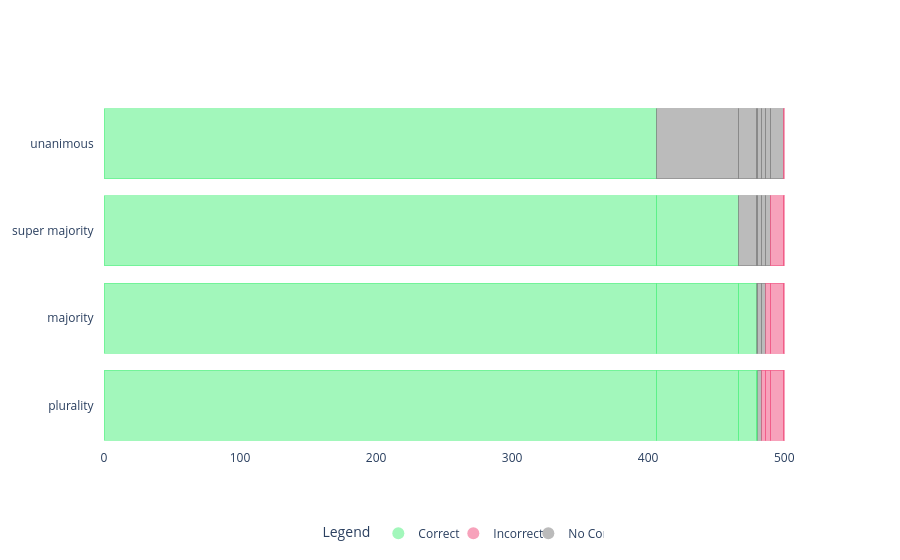

Source (notebook cell):
### Markdown cell above
Avg Pre

### Code cell
import plotly.graph_objects as go

# set plotly background to white
go.Layout(paper_bgcolor='rgba(0,0,0,0)', plot_bgcolor='rgba(0,0,0,0)')

# Combine all voting schemes into one list
voting_scheme = ['unanimous', 'super majority', 'majority', 'plurality']

# Values for each scheme
values_unanimous = [[406.0], [60.333333333333314], [13.666666666666686], [0.6666666666666856], [3.0], [2.6666666666666665], [3.3333333333333335], [9.666666666666666], [0.6666666666666661]]
values_super_majority = [[406.0], [60.333333333333314], [13.666666666666686], [0.6666666666666856], [3.0], [2.6666666666666665], [3.3333333333333335], [9.666666666666666], [0.6666666666666661]]
values_majority = [[406.0], [60.333333333333314], [13.666666666666686], [0.6666666666666856], [3.0], [2.6666666666666665], [3.3333333333333335], [9.666666666666666], [0.6666666666666661]]
values_plurality = [[406.0], [60.333333333333314], [13.666666666666686], [0.6666666666666856], [3.0], [2.6666666666666665], [3.3333333333333335], [9.666666666666666], [0.6666666666666661]]

labels = ['uc', 'sc', 'mc', 'pc', 'n', 'pic', 'mic', 'sic', 'uic']

# Colors for the schemes
h = 240
m = 120
l = 70
a = 0.5

green = f'rgba({l}, {h}, {m}, {a})'
gray = f'rgba({m}, {m}, {m}, {a})'
red = f'rgba({h}, {l}, {m}, {a})'

colors_unanimous = {'uc': green,
                    'sc': gray,
                    'mc': gray,
                    'pc': gray,
                    'n': gray,
                    'uic': red,
                    'sic': gray,
                    'mic': gray,
                    'pic': gray}

colors_super_majority = {'uc': green,
                         'sc': green,
                         'mc': gray,
                         'pc': gray,
                         'n': gray,
                         'uic': red,
                         'sic': red,
                         'mic': gray,
                         'pic': gray}

colors_majority = {'uc': green,
                         'sc': green,
                         'mc': green,
                         'pc': gray,
                         'n': gray,
                         'uic': red,
                         'sic': red,
                         'mic': red,
                         'pic': gray}

colors_plurality = {'uc': green,
                         'sc': green,
                         'mc': green,
                         'pc': green,
                         'n': gray,
                         'uic': red,
                         'sic': red,
                         'mic': red,
                         'pic': red}

# Create figure
fig = go.Figure()

# Add traces for 'plurality' voting scheme
for i, value in enumerate(values_plurality):
    fig.add_trace(go.Bar(
        y=['plurality   '],
        x=value,
        name=labels[i] + ' (plurality)',
        orientation='h',
        marker=dict(
            color=colors_plurality[labels[i]],
            line=dict(color=colors_plurality[labels[i]], width=1)  # Thinner line width
        ),
        showlegend=False  # Hide individual bar traces from the legend
    ))

# Add traces for 'majority' voting scheme
for i, value in enumerate(values_majority):
    fig.add_trace(go.Bar(
        y=['majority   '],
        x=value,
        name=labels[i] + ' (majority)',
        orientation='h',
        marker=dict(
            color=colors_majority[labels[i]],
            line=dict(color=colors_majority[labels[i]], width=1)  # Thinner line width
        ),
        showlegend=False  # Hide individual bar traces from the legend
    ))


# Add traces for 'super majority' voting scheme
for i, value in enumerate(values_super_majority):
    fig.add_trace(go.Bar(
        y=['super majority   '],
        x=value,
        name=labels[i] + ' (super majority)',
        orientation='h',
        marker=dict(
            color=colors_super_majority[labels[i]],
            line=dict(color=colors_super_majority[labels[i]], width=1)  # Thinner line width
        ),
        showlegend=False  # Hide individual bar traces from the legend
    ))

# Add traces for 'unanimous' voting scheme
for i, value in enumerate(values_unanimous):
    fig.add_trace(go.Bar(
        y=['unanimous   '],
        x=value,
        name=labels[i] + ' (unanimous)',
        orientation='h',
        marker=dict(
            color=colors_unanimous[labels[i]],
            line=dict(color=colors_unanimous[labels[i]], width=1)  # Thinner line width
        ),
        showlegend=False  # Hide individual bar traces from the legend
    ))

# Update layout for stacking bars and background, and simplified legend
fig.update_layout(
    plot_bgcolor='rgba(0,0,0,0)',
    paper_bgcolor='rgba(0,0,0,0)',
    title='Voting Scheme Validation for Post-Intervention All Features: Groundtruth Reports',
    title_x=0.5,  # Center the title
    barmode='stack',
    yaxis={'categoryorder': 'total ascending'},
    
    # Simplified legend
    legend=dict(
        title="Legend",
        itemsizing='constant',
        traceorder='normal',
        entrywidth=30,
        entrywidthmode='pixels',
        orientation='h',  # Horizontal legend to save space
        x=0.5,  # Position legend in the middle
        xanchor='center',  # Anchor at the center of the legend
        y=-0.2,  # Adjust vertical position
        yanchor='top'
    )
)

# Add custom legend manually (small, simple legend with 3 categories)
fig.add_trace(go.Scatter(
    x=[None],
    y=[None],
    mode='markers',
    marker=dict(size=10, color=green),
    showlegend=True,
    name='Correct'
))

fig.add_trace(go.Scatter(
    x=[None],
    y=[None],
    mode='markers',
    marker=dict(size=10, color=red),
    showlegend=True,
    name='Incorrect'
))

fig.add_trace(go.Scatter(
    x=[None],
    y=[None],
    mode='markers',
    marker=dict(size=10, color=gray),
    showlegend=True,
    name='No Consensus'
))

# Show the plot
fig.show()

### Figure 1 — Plotly figure (JSON) as saved in the notebook; plotly's stock layout.template omitted (floating-point values rounded to 4 significant figures)
{"data": [{"marker": {"color": "rgba(70, 240, 120, 0.5)", "line": {"color": "rgba(70, 240, 120, 0.5)", "width": 1}}, "name": "uc (plurality)", "orientation": "h", "showlegend": false, "type": "bar", "x": [406], "y": ["plurality   "]}, {"marker": {"color": "rgba(70, 240, 120, 0.5)", "line": {"color": "rgba(70, 240, 120, 0.5)", "width": 1}}, "name": "sc (plurality)", "orientation": "h", "showlegend": false, "type": "bar", "x": [60.33], "y": ["plurality   "]}, {"marker": {"color": "rgba(70, 240, 120, 0.5)", "line": {"color": "rgba(70, 240, 120, 0.5)", "width": 1}}, "name": "mc (plurality)", "orientation": "h", "showlegend": false, "type": "bar", "x": [13.67], "y": ["plurality   "]}, {"marker": {"color": "rgba(70, 240, 120, 0.5)", "line": {"color": "rgba(70, 240, 120, 0.5)", "width": 1}}, "name": "pc (plurality)", "orientation": "h", "showlegend": false, "type": "bar", "x": [0.6667], "y": ["plurality   "]}, {"marker": {"color": "rgba(120, 120, 120, 0.5)", "line": {"color": "rgba(120, 120, 120, 0.5)", "width": 1}}, "name": "n (plurality)", "orientation": "h", "showlegend": false, "type": "bar", "x": [3], "y": ["plurality   "]}, {"marker": {"color": "rgba(240, 70, 120, 0.5)", "line": {"color": "rgba(240, 70, 120, 0.5)", "width": 1}}, "name": "pic (plurality)", "orientation": "h", "showlegend": false, "type": "bar", "x": [2.667], "y": ["plurality   "]}, {"marker": {"color": "rgba(240, 70, 120, 0.5)", "line": {"color": "rgba(240, 70, 120, 0.5)", "width": 1}}, "name": "mic (plurality)", "orientation": "h", "showlegend": false, "type": "bar", "x": [3.333], "y": ["plurality   "]}, {"marker": {"color": "rgba(240, 70, 120, 0.5)", "line": {"color": "rgba(240, 70, 120, 0.5)", "width": 1}}, "name": "sic (plurality)", "orientation": "h", "showlegend": false, "type": "bar", "x": [9.667], "y": ["plurality   "]}, {"marker": {"color": "rgba(240, 70, 120, 0.5)", "line": {"color": "rgba(240, 70, 120, 0.5)", "width": 1}}, "name": "uic (plurality)", "orientation": "h", "showlegend": false, "type": "bar", "x": [0.6667], "y": ["plurality   "]}, {"marker": {"color": "rgba(70, 240, 120, 0.5)", "line": {"color": "rgba(70, 240, 120, 0.5)", "width": 1}}, "name": "uc (majority)", "orientation": "h", "showlegend": false, "type": "bar", "x": [406], "y": ["majority   "]}, {"marker": {"color": "rgba(70, 240, 120, 0.5)", "line": {"color": "rgba(70, 240, 120, 0.5)", "width": 1}}, "name": "sc (majority)", "orientation": "h", "showlegend": false, "type": "bar", "x": [60.33], "y": ["majority   "]}, {"marker": {"color": "rgba(70, 240, 120, 0.5)", "line": {"color": "rgba(70, 240, 120, 0.5)", "width": 1}}, "name": "mc (majority)", "orientation": "h", "showlegend": false, "type": "bar", "x": [13.67], "y": ["majority   "]}, {"marker": {"color": "rgba(120, 120, 120, 0.5)", "line": {"color": "rgba(120, 120, 120, 0.5)", "width": 1}}, "name": "pc (majority)", "orientation": "h", "showlegend": false, "type": "bar", "x": [0.6667], "y": ["majority   "]}, {"marker": {"color": "rgba(120, 120, 120, 0.5)", "line": {"color": "rgba(120, 120, 120, 0.5)", "width": 1}}, "name": "n (majority)", "orientation": "h", "showlegend": false, "type": "bar", "x": [3], "y": ["majority   "]}, {"marker": {"color": "rgba(120, 120, 120, 0.5)", "line": {"color": "rgba(120, 120, 120, 0.5)", "width": 1}}, "name": "pic (majority)", "orientation": "h", "showlegend": false, "type": "bar", "x": [2.667], "y": ["majority   "]}, {"marker": {"color": "rgba(240, 70, 120, 0.5)", "line": {"color": "rgba(240, 70, 120, 0.5)", "width": 1}}, "name": "mic (majority)", "orientation": "h", "showlegend": false, "type": "bar", "x": [3.333], "y": ["majority   "]}, {"marker": {"color": "rgba(240, 70, 120, 0.5)", "line": {"color": "rgba(240, 70, 120, 0.5)", "width": 1}}, "name": "sic (majority)", "orientation": "h", "showlegend": false, "type": "bar", "x": [9.667], "y": ["majority   "]}, {"marker": {"color": "rgba(240, 70, 120, 0.5)", "line": {"color": "rgba(240, 70, 120, 0.5)", "width": 1}}, "name": "uic (majority)", "orientation": "h", "showlegend": false, "type": "bar", "x": [0.6667], "y": ["majority   "]}, {"marker": {"color": "rgba(70, 240, 120, 0.5)", "line": {"color": "rgba(70, 240, 120, 0.5)", "width": 1}}, "name": "uc (super majority)", "orientation": "h", "showlegend": false, "type": "bar", "x": [406], "y": ["super majority   "]}, {"marker": {"color": "rgba(70, 240, 120, 0.5)", "line": {"color": "rgba(70, 240, 120, 0.5)", "width": 1}}, "name": "sc (super majority)", "orientation": "h", "showlegend": false, "type": "bar", "x": [60.33], "y": ["super majority   "]}, {"marker": {"color": "rgba(120, 120, 120, 0.5)", "line": {"color": "rgba(120, 120, 120, 0.5)", "width": 1}}, "name": "mc (super majority)", "orientation": "h", "showlegend": false, "type": "bar", "x": [13.67], "y": ["super majority   "]}, {"marker": {"color": "rgba(120, 120, 120, 0.5)", "line": {"color": "rgba(120, 120, 120, 0.5)", "width": 1}}, "name": "pc (super majority)", "orientation": "h", "showlegend": false, "type": "bar", "x": [0.6667], "y": ["super majority   "]}, {"marker": {"color": "rgba(120, 120, 120, 0.5)", "line": {"color": "rgba(120, 120, 120, 0.5)", "width": 1}}, "name": "n (super majority)", "orientation": "h", "showlegend": false, "type": "bar", "x": [3], "y": ["super majority   "]}, {"marker": {"color": "rgba(120, 120, 120, 0.5)", "line": {"color": "rgba(120, 120, 120, 0.5)", "width": 1}}, "name": "pic (super majority)", "orientation": "h", "showlegend": false, "type": "bar", "x": [2.667], "y": ["super majority   "]}, {"marker": {"color": "rgba(120, 120, 120, 0.5)", "line": {"color": "rgba(120, 120, 120, 0.5)", "width": 1}}, "name": "mic (super majority)", "orientation": "h", "showlegend": false, "type": "bar", "x": [3.333], "y": ["super majority   "]}, {"marker": {"color": "rgba(240, 70, 120, 0.5)", "line": {"color": "rgba(240, 70, 120, 0.5)", "width": 1}}, "name": "sic (super majority)", "orientation": "h", "showlegend": false, "type": "bar", "x": [9.667], "y": ["super majority   "]}, {"marker": {"color": "rgba(240, 70, 120, 0.5)", "line": {"color": "rgba(240, 70, 120, 0.5)", "width": 1}}, "name": "uic (super majority)", "orientation": "h", "showlegend": false, "type": "bar", "x": [0.6667], "y": ["super majority   "]}, {"marker": {"color": "rgba(70, 240, 120, 0.5)", "line": {"color": "rgba(70, 240, 120, 0.5)", "width": 1}}, "name": "uc (unanimous)", "orientation": "h", "showlegend": false, "type": "bar", "x": [406], "y": ["unanimous   "]}, {"marker": {"color": "rgba(120, 120, 120, 0.5)", "line": {"color": "rgba(120, 120, 120, 0.5)", "width": 1}}, "name": "sc (unanimous)", "orientation": "h", "showlegend": false, "type": "bar", "x": [60.33], "y": ["unanimous   "]}, {"marker": {"color": "rgba(120, 120, 120, 0.5)", "line": {"color": "rgba(120, 120, 120, 0.5)", "width": 1}}, "name": "mc (unanimous)", "orientation": "h", "showlegend": false, "type": "bar", "x": [13.67], "y": ["unanimous   "]}, {"marker": {"color": "rgba(120, 120, 120, 0.5)", "line": {"color": "rgba(120, 120, 120, 0.5)", "width": 1}}, "name": "pc (unanimous)", "orientation": "h", "showlegend": false, "type": "bar", "x": [0.6667], "y": ["unanimous   "]}, {"marker": {"color": "rgba(120, 120, 120, 0.5)", "line": {"color": "rgba(120, 120, 120, 0.5)", "width": 1}}, "name": "n (unanimous)", "orientation": "h", "showlegend": false, "type": "bar", "x": [3], "y": ["unanimous   "]}, {"marker": {"color": "rgba(120, 120, 120, 0.5)", "line": {"color": "rgba(120, 120, 120, 0.5)", "width": 1}}, "name": "pic (unanimous)", "orientation": "h", "showlegend": false, "type": "bar", "x": [2.667], "y": ["unanimous   "]}, {"marker": {"color": "rgba(120, 120, 120, 0.5)", "line": {"color": "rgba(120, 120, 120, 0.5)", "width": 1}}, "name": "mic (unanimous)", "orientation": "h", "showlegend": false, "type": "bar", "x": [3.333], "y": ["unanimous   "]}, {"marker": {"color": "rgba(120, 120, 120, 0.5)", "line": {"color": "rgba(120, 120, 120, 0.5)", "width": 1}}, "name": "sic (unanimous)", "orientation": "h", "showlegend": false, "type": "bar", "x": [9.667], "y": ["unanimous   "]}, {"marker": {"color": "rgba(240, 70, 120, 0.5)", "line": {"color": "rgba(240, 70, 120, 0.5)", "width": 1}}, "name": "uic (unanimous)", "orientation": "h", "showlegend": false, "type": "bar", "x": [0.6667], "y": ["unanimous   "]}, {"marker": {"color": "rgba(70, 240, 120, 0.5)", "size": 10}, "mode": "markers", "name": "Correct", "showlegend": true, "type": "scatter", "x": [null], "y": [null]}, {"marker": {"color": "rgba(240, 70, 120, 0.5)", "size": 10}, "mode": "markers", "name": "Incorrect", "showlegend": true, "type": "scatter", "x": [null], "y": [null]}, {"marker": {"color": "rgba(120, 120, 120, 0.5)", "size": 10}, "mode": "markers", "name": "No Consensus", "showlegend": true, "type": "scatter", "x": [null], "y": [null]}], "layout": {"barmode": "stack", "legend": {"entrywidth": 30, "entrywidthmode": "pixels", "itemsizing": "constant", "orientation": "h", "title": {"text": "Legend"}, "traceorder": "normal", "x": 0.5, "xanchor": "center", "y": -0.2, "yanchor": "top"}, "paper_bgcolor": "rgba(0,0,0,0)", "plot_bgcolor": "rgba(0,0,0,0)", "yaxis": {"categoryorder": "total ascending"}}}
